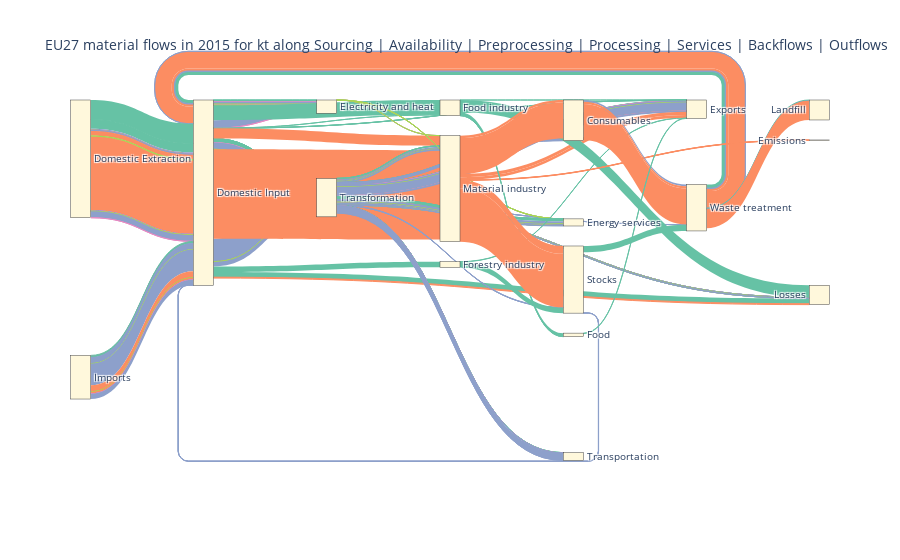

The notebook cell saved with this chart:
### Code cell
# optional, if desiring to visualize statically without interactivity
# need to set year and unit to filter dataframe

# filter payload
unit = 'kt'
year = 2015

# filtering df
filter_list = [i and j for i, j in zip(
    df['Value.type'] == unit, df['Value.info'] == year)]
temp_df = df[filter_list]

# creating ordered lists of nodes' indices and their x-levels
elements_positions, unique_sources_targets = calc_node_x(
    temp_df, 'Source', 'Target')

# redeclare node_dict (this is done, because filtering the same node_dict will not work with Plotly as no breaks in numeric/integer node sequences can be handled. An alternative may be to manipulate the broken sequence, but manage to access the node_dict keys anyway)
node_dict = dict()
for i, e in zip(range(len(unique_sources_targets)), elements_positions):
    node_dict[str(unique_sources_targets[i])] = {
        'Source_level_str': e, 'Source_level_int': x_lvl_dict[e]["Int"], 'Node_index': i}

# save each node's aggregated values in node_dict
aggregate_node_values(temp_df, node_dict)
# save each x-level's aggregated values in x_lvl_dict
aggregate_values_by_x_level(node_dict, x_lvl_dict)

payload_x, payload_y = nodes_xypositions(
    elements_positions, node_dict, x_lvl_dict)

# sankey source and target payload for link dict
source, target = calculate_link_sources_targets_alt(temp_df, node_dict)

# static sankey visualization without interactivity
fig = go.Figure(data=[go.Sankey(
    arrangement="snap",
    node=dict(
        label=unique_sources_targets,
        x=[.001 if x == 0 else .999 if x == 1 else x for x in payload_x],
        y=[.001 if y == 0 else .999 if y == 1 else y for y in payload_y],
        pad=20,
        thickness=20,
        color="cornsilk"
    ),
    link=dict(
        source=source,
        target=target,
        value=temp_df['Value']/1000,
        label=temp_df['Label'],
        color=temp_df['Colour']
    ))])

# define laylout level string
keys_payload = x_level_strings(x_lvl_dict)

fig.update_layout(
    title_text=f"EU27 material flows in {year} for {unit} along {keys_payload}", font_size=10)
fig.show()

### Figure 1 — Plotly figure (JSON) as saved in the notebook; plotly's stock layout.template omitted (floating-point values rounded to 4 significant figures; data arrays with more than 128 entries replaced by an {"elided": "..."} marker saying what was removed)
{"data": [{"arrangement": "snap", "link": {"color": {"elided": "171 str values"}, "label": {"elided": "171 str values"}, "source": {"elided": "171 int values"}, "target": {"elided": "171 int values"}, "value": {"elided": "171 float values"}}, "node": {"color": "cornsilk", "label": ["Domestic Extraction", "Imports", "Domestic Input", "Electricity and heat", "Transformation", "Food industry", "Forestry industry", "Material industry", "Consumables", "Energy services", "Food", "Stocks", "Transportation", "Exports", "Waste treatment", "Emissions", "Landfill", "Losses"], "pad": 20, "thickness": 20, "x": [0.001, 0.001, 0.1667, 0.3333, 0.3333, 0.5, 0.5, 0.5, 0.6667, 0.6667, 0.6667, 0.6667, 0.6667, 0.8333, 0.8333, 0.999, 0.999, 0.999], "y": [0.001, 0.7295, 0.001, 0.001, 0.2569, 0.001, 0.1228, 0.1681, 0.001, 0.3222, 0.3786, 0.4065, 0.9384, 0.001, 0.2835, 0.001, 0.01113, 0.513]}, "type": "sankey"}], "layout": {"font": {"size": 10}, "title": {"text": "EU27 material flows in 2015 for kt along Sourcing | Availability | Preprocessing | Processing | Services | Backflows | Outflows"}}}
